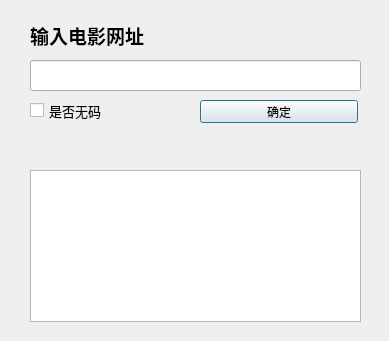
<?xml version="1.0" encoding="UTF-8"?>
<ui version="4.0">
 <class>Dialog</class>
 <widget class="QDialog" name="Dialog">
  <property name="geometry">
   <rect>
    <x>0</x>
    <y>0</y>
    <width>389</width>
    <height>341</height>
   </rect>
  </property>
  <property name="windowTitle">
   <string>Dialog</string>
  </property>
  <widget class="QLabel" name="label">
   <property name="geometry">
    <rect>
     <x>30</x>
     <y>20</y>
     <width>158</width>
     <height>31</height>
    </rect>
   </property>
   <property name="font">
    <font>
     <pointsize>14</pointsize>
     <bold>true</bold>
    </font>
   </property>
   <property name="text">
    <string>输入电影网址</string>
   </property>
  </widget>
  <widget class="QPushButton" name="go_btn">
   <property name="geometry">
    <rect>
     <x>200</x>
     <y>100</y>
     <width>158</width>
     <height>23</height>
    </rect>
   </property>
   <property name="text">
    <string>确定</string>
   </property>
  </widget>
  <widget class="QTextBrowser" name="log_area">
   <property name="geometry">
    <rect>
     <x>30</x>
     <y>170</y>
     <width>331</width>
     <height>152</height>
    </rect>
   </property>
  </widget>
  <widget class="QLineEdit" name="url_input_box">
   <property name="geometry">
    <rect>
     <x>30</x>
     <y>60</y>
     <width>331</width>
     <height>31</height>
    </rect>
   </property>
  </widget>
  <widget class="QCheckBox" name="uncensored_check">
   <property name="geometry">
    <rect>
     <x>30</x>
     <y>100</y>
     <width>101</width>
     <height>21</height>
    </rect>
   </property>
   <property name="font">
    <font>
     <pointsize>10</pointsize>
     <bold>false</bold>
    </font>
   </property>
   <property name="text">
    <string>是否无码</string>
   </property>
  </widget>
 </widget>
 <resources/>
 <connections/>
</ui>
